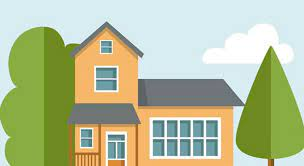
%> input picture Circulos/Hough/casa.jpg, 304 x 166 px
$ octave cultivo.m   (GNU Octave 9; MATLAB toolbox functions it lacks are replaced by stand-ins)
%> lines starting %> are read from the running program, lines starting %| are printed output that depends on the picture; in (x1, y1, x2, y2) boxes, pixels count from 0 and x2, y2 are one past the last pixel; in counts of white or black regions, pixels touching at a corner belong together; the program's own positions count from 1
clc
close all

% 1.Lee una imagen en el espacio de trabajo de MATLAB.
I  = imread("casa.jpg");
%> I is the input picture: size 166x304x3 uint8; mean R, G, B 181, 190.8, 152.7
I = rgb2gray(I);
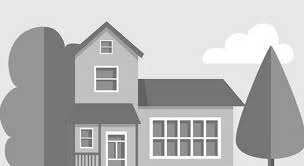
%> I: size 166x304 uint8; min 73, max 255, mean 183.4

% 2. Convierte a imagen binaria
T = graythresh(I);
%> T = 0.698
I1= imbinarize(I, T);
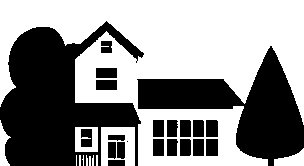
%> I1: size 166x304 logical; 55.3% white; 21 black regions (1 under 20 px), largest, box (x1, y1, x2, y2) and area: (0, 21, 144, 166) 11615, (137, 46, 304, 166) 7875, (96, 68, 117, 78) 210
I = ~I1;

% 3.Encuentra los bordes en la imagen.
BW = edge(I,'Canny');
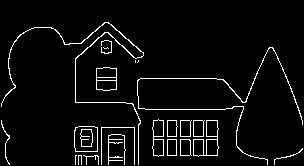
%> BW: size 166x304 logical; 4.6% white in thin lines or dots, all inside (x1, y1, x2, y2) = (1, 22, 303, 165)
imshow(BW)

% 4.Calcule la transformada estandar de Hough de la imagen usando la funcion hough.
% [H,T,R] = hough(BW);    % matriz, theta, rho
% Theta value for the corresponding column of the output matrix H,
% specified as a real, numeric vector within the range [-90, 90).
%%                                           -40 1 40
[H,T,R] = hough(BW,'RhoResolution',1,'Theta',-40:1:40); % limita la inclinacion de las lineas
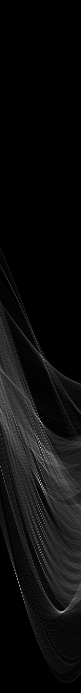
%> H: size 693x81 double; min 0, max 64, mean 3.4; drawn with min black and max white
%> T = 81 values from -40 to 40; R = 693 values from -346 to 346

% 5.Muestra el espacio de Hough
figure, imshow(H,[],'XData',T,'YData',R,...
            'InitialMagnification','fit');
xlabel('\theta'), ylabel('\rho');
axis on, axis normal, hold on;

% 6.Encuentra los picos en la matriz de la transformada de Hough H, usando la funcion de houghpeaks.
P  = houghpeaks(H,10,'threshold',ceil(0.6*max(H(:))));
%> P = [422 41; 485 41; 448 41; 583 19; 612 64; 460 43; 577 17; 613 62; 593 22; 419 39]

% 7.Traza los picos.
x =  T(P(:,2)); % theta
%> x = [0 0 0 -22 23 2 -24 21 -19 -2]
y = R(P(:,1)); % Rho
%> y = [75 138 101 236 265 113 230 266 246 72]
plot(x,y,'s','color','white');
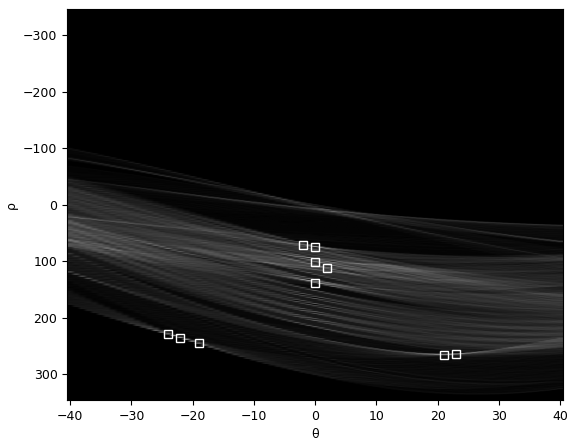
%> figure redrawn from the program's plot data

% 8.Encuentra lineas en la imagen usando la función houghlines.
lines = houghlines(BW,T,R,P,'FillGap',25,'MinLength',50);
%> lines = 8 lines; point1 to point2 (x, y): (102, 26) to (102, 165), (76, 44) to (76, 165), (139, 49) to (139, 165), (76, 72) to (79, 165), (238, 127) to (264, 59), (277, 55) to (302, 117), (244, 107) to (269, 49), (274, 49) to (295, 97)

% 9.Crea una grafica que superponga las lineas en la imagen original.
figure, imshow(BW), hold on
max_len = 0;
for k = 1:length(lines)
   xy = [lines(k).point1; lines(k).point2];
   plot(xy(:,1),xy(:,2),'LineWidth',2,'Color','green');

   % Plot beginnings and ends of lines
   %plot(xy(1,1),xy(1,2),'x','LineWidth',2,'Color','yellow');
   %plot(xy(2,1),xy(2,2),'x','LineWidth',2,'Color','red');

   % Determine the endpoints of the longest line segment
   len = norm(lines(k).point1 - lines(k).point2);
   if ( len > max_len)
      max_len = len;
      xy_long = xy;
   end
end
%> this loop made 8 passes
%> (len, max_len, xy_long) on passes 1, 3: (121, 121, [76 44; 76 165]), (139, 139, [102 26; 102 165])
%> (xy, len) on passes 2, 4, 5, 6, 7, 8: ([139 49; 139 165], 116), ([277 55; 302 117], 66.85), ([244 107; 269 49], 63.16), ([274 49; 295 97], 52.39), ([238 127; 264 59], 72.8), ([76 72; 79 165], 93.05)

% resalta el segmento de linea mas largo
plot(xy_long(:,1),xy_long(:,2),'LineWidth',2,'Color','cyan');
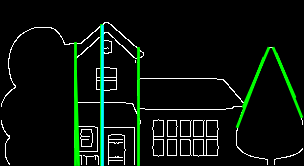
%> figure redrawn from the program's plot data
